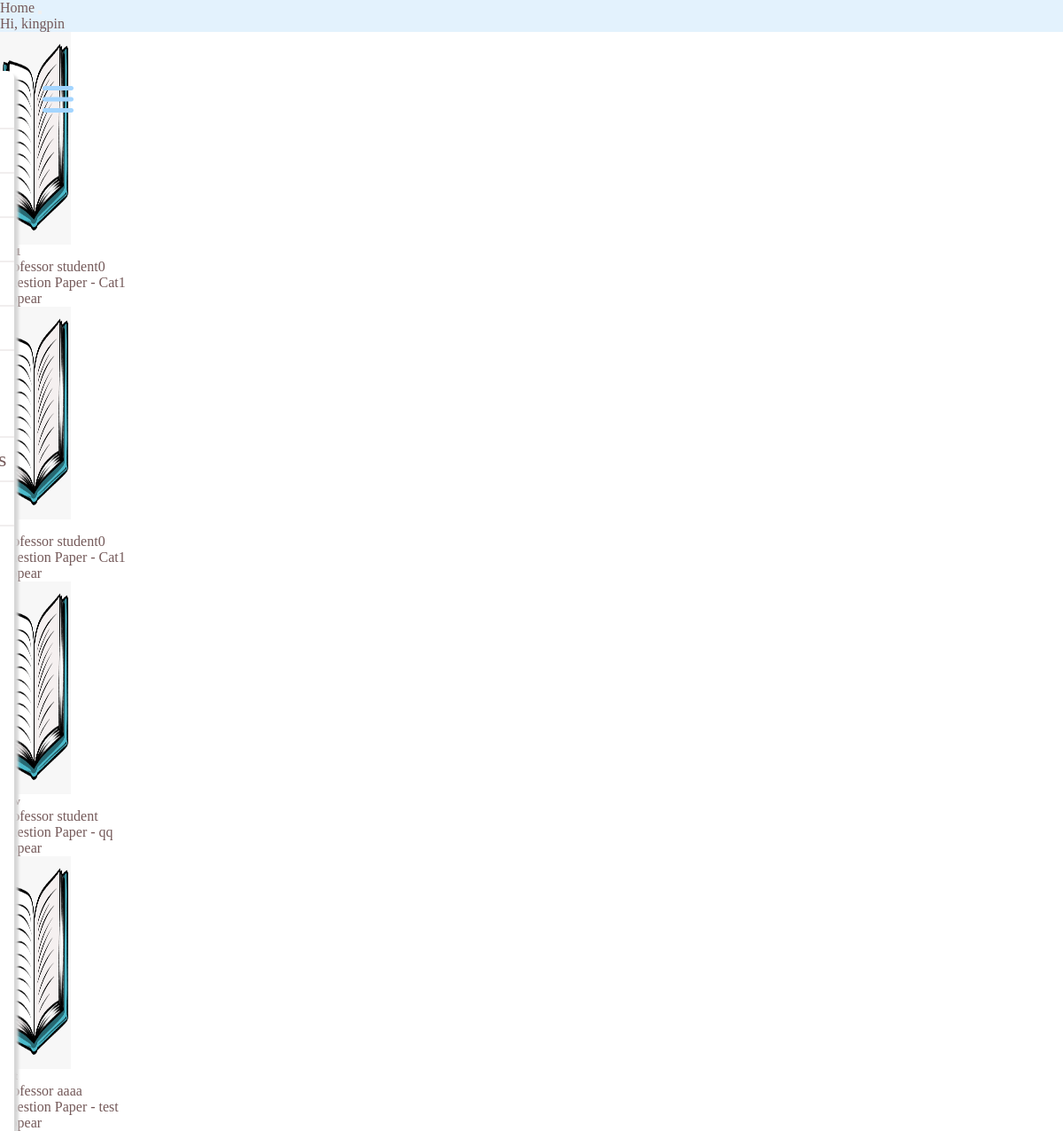
Screenshot of /exams/student/viewexams/ (signed in) with the database file from the repository.
### questions/models.py (models this page shows, shortened)
class Exam_Model(models.Model):
    professor = models.ForeignKey(User, limit_choices_to={'groups__name': "Professor"}, on_delete=models.CASCADE)
    name = models.CharField(max_length=50)
    total_marks = models.IntegerField()
    question_paper = models.ForeignKey(Question_Paper, on_delete=models.CASCADE, related_name='exams')
    start_time = models.DateTimeField(default=datetime.now())
    end_time = models.DateTimeField(default=datetime.now())

### questions/questionpaper_models.py (models this page shows, shortened)
class Question_Paper(models.Model):
    professor = models.ForeignKey(User, limit_choices_to={'groups__name': "Professor"}, on_delete=models.CASCADE)
    qPaperTitle = models.CharField(max_length=100)
    questions = models.ManyToManyField(Question_DB)

### questions/views.py (the view)
# urls.py: path('student/viewexams/',views.view_exams_student,name="view_exams_student"),
@login_required(login_url='login')
def view_exams_student(request):
    exams = Exam_Model.objects.all()
    list_of_completed = []
    list_un = []
    for exam in exams:
        if StuExam_DB.objects.filter(examname=exam.name ,student=request.user).exists():
            if StuExam_DB.objects.get(examname=exam.name,student=request.user).completed == 1:
                list_of_completed.append(exam)
        else:
            list_un.append(exam)
    return render(request,'exam/mainexamstudent.html',{
        'exams':list_un,
        'completed':list_of_completed
    })

### templates/exam/mainexamstudent.html (shortened to what this page needs)
{% extends 'base.html' %}
{% load static %}
{% block css_block %}
<link rel="stylesheet" href="https://unpkg.com/bootstrap-material-design@4.1.1/dist/css/bootstrap-material-design.min.css">
{% endblock %}
{% block body %}
    <div class="container">
            <div class="row">
                {% if exams %}
                    {% for exam in exams %}
                        <div class="card col-md-3 mt-3 ml-3 text-center" style="width: 18rem;">
                            <img class="card-img-top" src="{% static 'img/book.png' %}">
                            <div class="card-body">
                                <h5 class="card-title">{{exam.name}}</h5>
                                <p class="card-text text-center">Professor {{exam.professor}}</p>
                            </div>
                            <ul class="list-group list-group-flush">
                                <li class="list-group-item text-center">Question Paper - {{exam.question_paper.qPaperTitle}}</li>
                            </ul>
                            <div class="card-body text-center">
                                <a onclick = window.open("{% url 'appear-exam' exam.id  %}","","width=800,height=800") target="_blank" class="btn btn-outline-danger">Appear</a>
                            </div>
                        </div>
                    {% endfor %}
                {% else %}
            <div class="jumbotron col-md-12 text-center bg-success">
                NO PENDING EXAMS
            </div>
        {% endif %}
            </div>
    </div>
{% endblock %}

### templates/base.html (shortened to what this page needs)
{% load static %}
<html lang="en">
<head>
     {% block css_block %}{% endblock %}
</head>
<body>
    <nav class="navbar navbar-light" style="background-color: #e3f2fd;">
      <a href="{% url 'index' %}" style="color:#745959" >Home</a>
      <button class="navbar-toggler position-absolute d-md-none collapsed" type="button" data-toggle="collapse" data-target="#sidebarMenu" aria-controls="sidebarMenu" aria-expanded="false" aria-label="Toggle navigation">
      </button>
      <ul class="navbar-nav px-3" style="display:flex;flex-direction:row;align-items:center">
        <li class="nav-item text-nowrap">
          <a class="nav-link" href="{% url 'email-student-pref' %}">Hi, {{request.user.username}}</a>
        </li>
      </ul>
    </nav>
    {% include 'partials/_sidebar.html' %}
      {% block body %}
      {% endblock %}
</body>
</html>

### templates/base.html (style rules this page uses)
* { color: #745959; }

### templates/partials/_sidebar.html (style rules this page uses)
* { margin: 0; padding: 0; list-style: none; text-decoration: none; }

### templates/exam/mainexamstudent.html (style rules this page uses)
img { height:15em; width:5em; }

### rows the page displays
Exam_Model: professor "student0", question_paper.qPaperTitle "Cat1"
Exam_Model: professor "student0", question_paper.qPaperTitle "Cat1"
Exam_Model: professor "student", question_paper.qPaperTitle "qq"
Exam_Model: professor "aaaa", question_paper.qPaperTitle "test"

### other values shown
{{ request.user.username }} "kingpin"
